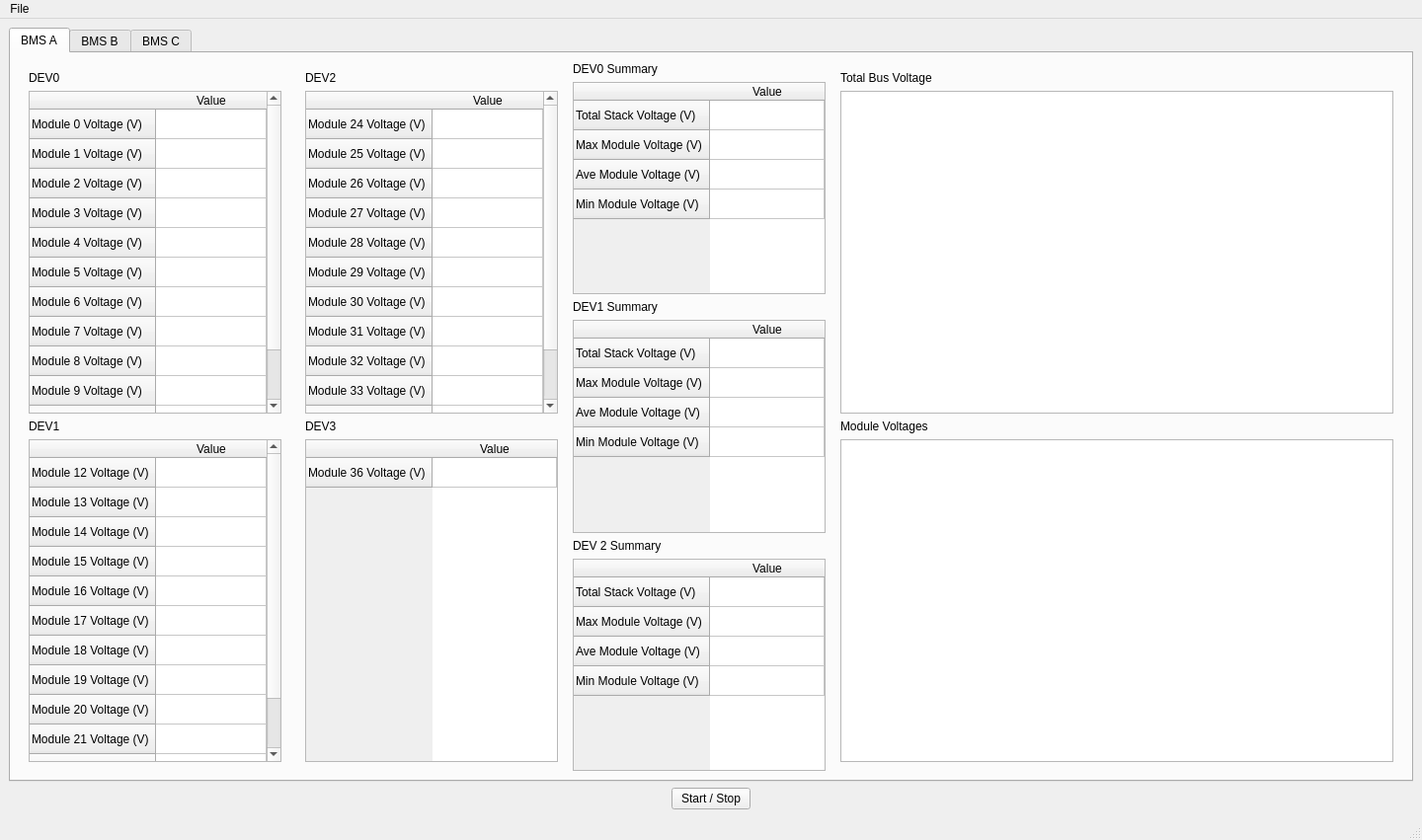
<?xml version="1.0" encoding="UTF-8"?>
<ui version="4.0">
 <class>MainWindow</class>
 <widget class="QMainWindow" name="MainWindow">
  <property name="geometry">
   <rect>
    <x>0</x>
    <y>0</y>
    <width>1440</width>
    <height>851</height>
   </rect>
  </property>
  <property name="windowTitle">
   <string>MainWindow</string>
  </property>
  <widget class="QWidget" name="centralwidget">
   <layout class="QVBoxLayout" name="verticalLayout_3">
    <item>
     <widget class="QTabWidget" name="tabWidget">
      <property name="currentIndex">
       <number>0</number>
      </property>
      <widget class="QWidget" name="bmsA">
       <attribute name="title">
        <string>BMS A</string>
       </attribute>
       <layout class="QHBoxLayout" name="horizontalLayout_2" stretch="0,0,0,1">
        <item>
         <widget class="QWidget" name="widget_2" native="true">
          <layout class="QVBoxLayout" name="verticalLayout">
           <item>
            <widget class="QLabel" name="name">
             <property name="text">
              <string>DEV0</string>
             </property>
            </widget>
           </item>
           <item>
            <widget class="QTableWidget" name="DEV0">
             <attribute name="horizontalHeaderStretchLastSection">
              <bool>true</bool>
             </attribute>
             <row>
              <property name="text">
               <string>Module 0 Voltage (V)</string>
              </property>
             </row>
             <row>
              <property name="text">
               <string>Module 1 Voltage (V)</string>
              </property>
             </row>
             <row>
              <property name="text">
               <string>Module 2 Voltage (V)</string>
              </property>
             </row>
             <row>
              <property name="text">
               <string>Module 3 Voltage (V)</string>
              </property>
             </row>
             <row>
              <property name="text">
               <string>Module 4 Voltage (V)</string>
              </property>
             </row>
             <row>
              <property name="text">
               <string>Module 5 Voltage (V)</string>
              </property>
             </row>
             <row>
              <property name="text">
               <string>Module 6 Voltage (V)</string>
              </property>
             </row>
             <row>
              <property name="text">
               <string>Module 7 Voltage (V)</string>
              </property>
             </row>
             <row>
              <property name="text">
               <string>Module 8 Voltage (V)</string>
              </property>
             </row>
             <row>
              <property name="text">
               <string>Module 9 Voltage (V)</string>
              </property>
             </row>
             <row>
              <property name="text">
               <string>Module 10 Voltage (V)</string>
              </property>
             </row>
             <row>
              <property name="text">
               <string>Module 11 Voltage (V)</string>
              </property>
             </row>
             <column>
              <property name="text">
               <string>Value</string>
              </property>
             </column>
            </widget>
           </item>
           <item>
            <widget class="QLabel" name="label">
             <property name="text">
              <string>DEV1</string>
             </property>
            </widget>
           </item>
           <item>
            <widget class="QTableWidget" name="DEV1">
             <attribute name="horizontalHeaderStretchLastSection">
              <bool>true</bool>
             </attribute>
             <row>
              <property name="text">
               <string>Module 12 Voltage (V)</string>
              </property>
             </row>
             <row>
              <property name="text">
               <string>Module 13 Voltage (V)</string>
              </property>
             </row>
             <row>
              <property name="text">
               <string>Module 14 Voltage (V)</string>
              </property>
             </row>
             <row>
              <property name="text">
               <string>Module 15 Voltage (V)</string>
              </property>
             </row>
             <row>
              <property name="text">
               <string>Module 16 Voltage (V)</string>
              </property>
             </row>
             <row>
              <property name="text">
               <string>Module 17 Voltage (V)</string>
              </property>
             </row>
             <row>
              <property name="text">
               <string>Module 18 Voltage (V)</string>
              </property>
             </row>
             <row>
              <property name="text">
               <string>Module 19 Voltage (V)</string>
              </property>
             </row>
             <row>
              <property name="text">
               <string>Module 20 Voltage (V)</string>
              </property>
             </row>
             <row>
              <property name="text">
               <string>Module 21 Voltage (V)</string>
              </property>
             </row>
             <row>
              <property name="text">
               <string>Module 22 Voltage (V)</string>
              </property>
             </row>
             <row>
              <property name="text">
               <string>Module 23 Voltage (V)</string>
              </property>
             </row>
             <column>
              <property name="text">
               <string>Value</string>
              </property>
             </column>
            </widget>
           </item>
          </layout>
         </widget>
        </item>
        <item>
         <widget class="QWidget" name="widget_3" native="true">
          <layout class="QVBoxLayout" name="verticalLayout_4">
           <item>
            <widget class="QLabel" name="name_3">
             <property name="text">
              <string>DEV2</string>
             </property>
            </widget>
           </item>
           <item>
            <widget class="QTableWidget" name="DEV2">
             <attribute name="horizontalHeaderStretchLastSection">
              <bool>true</bool>
             </attribute>
             <row>
              <property name="text">
               <string>Module 24 Voltage (V)</string>
              </property>
             </row>
             <row>
              <property name="text">
               <string>Module 25 Voltage (V)</string>
              </property>
             </row>
             <row>
              <property name="text">
               <string>Module 26 Voltage (V)</string>
              </property>
             </row>
             <row>
              <property name="text">
               <string>Module 27 Voltage (V)</string>
              </property>
             </row>
             <row>
              <property name="text">
               <string>Module 28 Voltage (V)</string>
              </property>
             </row>
             <row>
              <property name="text">
               <string>Module 29 Voltage (V)</string>
              </property>
             </row>
             <row>
              <property name="text">
               <string>Module 30 Voltage (V)</string>
              </property>
             </row>
             <row>
              <property name="text">
               <string>Module 31 Voltage (V)</string>
              </property>
             </row>
             <row>
              <property name="text">
               <string>Module 32 Voltage (V)</string>
              </property>
             </row>
             <row>
              <property name="text">
               <string>Module 33 Voltage (V)</string>
              </property>
             </row>
             <row>
              <property name="text">
               <string>Module 34 Voltage (V)</string>
              </property>
             </row>
             <row>
              <property name="text">
               <string>Module 35 Voltage (V)</string>
              </property>
             </row>
             <column>
              <property name="text">
               <string>Value</string>
              </property>
             </column>
            </widget>
           </item>
           <item>
            <widget class="QLabel" name="label_2">
             <property name="text">
              <string>DEV3</string>
             </property>
            </widget>
           </item>
           <item>
            <widget class="QTableWidget" name="DEV3">
             <attribute name="horizontalHeaderStretchLastSection">
              <bool>true</bool>
             </attribute>
             <row>
              <property name="text">
               <string>Module 36 Voltage (V)</string>
              </property>
             </row>
             <column>
              <property name="text">
               <string>Value</string>
              </property>
             </column>
            </widget>
           </item>
          </layout>
         </widget>
        </item>
        <item>
         <layout class="QVBoxLayout" name="verticalLayout_14">
          <item>
           <widget class="QLabel" name="label_14">
            <property name="text">
             <string>DEV0 Summary</string>
            </property>
           </widget>
          </item>
          <item>
           <widget class="QTableWidget" name="tableWidget_3">
            <attribute name="horizontalHeaderStretchLastSection">
             <bool>true</bool>
            </attribute>
            <row>
             <property name="text">
              <string>Total Stack Voltage (V)</string>
             </property>
            </row>
            <row>
             <property name="text">
              <string>Max Module Voltage (V)</string>
             </property>
            </row>
            <row>
             <property name="text">
              <string>Ave Module Voltage (V)</string>
             </property>
            </row>
            <row>
             <property name="text">
              <string>Min Module Voltage (V)</string>
             </property>
            </row>
            <column>
             <property name="text">
              <string>Value</string>
             </property>
            </column>
           </widget>
          </item>
          <item>
           <widget class="QLabel" name="label_15">
            <property name="text">
             <string>DEV1 Summary</string>
            </property>
           </widget>
          </item>
          <item>
           <widget class="QTableWidget" name="tableWidget_2">
            <attribute name="horizontalHeaderStretchLastSection">
             <bool>true</bool>
            </attribute>
            <row>
             <property name="text">
              <string>Total Stack Voltage (V)</string>
             </property>
            </row>
            <row>
             <property name="text">
              <string>Max Module Voltage (V)</string>
             </property>
            </row>
            <row>
             <property name="text">
              <string>Ave Module Voltage (V)</string>
             </property>
            </row>
            <row>
             <property name="text">
              <string>Min Module Voltage (V)</string>
             </property>
            </row>
            <column>
             <property name="text">
              <string>Value</string>
             </property>
            </column>
           </widget>
          </item>
          <item>
           <widget class="QLabel" name="label_16">
            <property name="text">
             <string>DEV 2 Summary</string>
            </property>
           </widget>
          </item>
          <item>
           <widget class="QTableWidget" name="tableWidget_4">
            <attribute name="horizontalHeaderStretchLastSection">
             <bool>true</bool>
            </attribute>
            <row>
             <property name="text">
              <string>Total Stack Voltage (V)</string>
             </property>
            </row>
            <row>
             <property name="text">
              <string>Max Module Voltage (V)</string>
             </property>
            </row>
            <row>
             <property name="text">
              <string>Ave Module Voltage (V)</string>
             </property>
            </row>
            <row>
             <property name="text">
              <string>Min Module Voltage (V)</string>
             </property>
            </row>
            <column>
             <property name="text">
              <string>Value</string>
             </property>
            </column>
           </widget>
          </item>
         </layout>
        </item>
        <item>
         <widget class="QWidget" name="widget" native="true">
          <layout class="QVBoxLayout" name="verticalLayout_2">
           <item>
            <widget class="QLabel" name="name_2">
             <property name="text">
              <string>Total Bus Voltage</string>
             </property>
            </widget>
           </item>
           <item>
            <widget class="PlotWidget" name="totalBusVoltage">
             <property name="accessibleName">
              <string>Total Bus Voltage (V)</string>
             </property>
             <property name="accessibleDescription">
              <string>Voltage,V</string>
             </property>
            </widget>
           </item>
           <item>
            <widget class="QLabel" name="label_3">
             <property name="text">
              <string>Module Voltages</string>
             </property>
            </widget>
           </item>
           <item>
            <widget class="PlotWidget" name="moduleVoltages">
             <property name="accessibleName">
              <string>DEV0 Max Module Voltage (V),DEV0 Ave Module Voltage (V),DEV0 Min Module Voltage (V)</string>
             </property>
             <property name="accessibleDescription">
              <string>Voltage,V</string>
             </property>
            </widget>
           </item>
          </layout>
         </widget>
        </item>
       </layout>
       <zorder>widget_2</zorder>
       <zorder>widget</zorder>
       <zorder>widget_3</zorder>
      </widget>
      <widget class="QWidget" name="bmsB">
       <attribute name="title">
        <string>BMS B</string>
       </attribute>
       <layout class="QGridLayout" name="gridLayout">
        <item row="0" column="0">
         <layout class="QVBoxLayout" name="verticalLayout_13">
          <item>
           <widget class="QLabel" name="label_11">
            <property name="text">
             <string>DEV0</string>
            </property>
           </widget>
          </item>
          <item>
           <widget class="QTableWidget" name="bDEV0">
            <attribute name="horizontalHeaderStretchLastSection">
             <bool>true</bool>
            </attribute>
            <attribute name="verticalHeaderStretchLastSection">
             <bool>true</bool>
            </attribute>
            <row>
             <property name="text">
              <string>Module 0 Temp (deg C)</string>
             </property>
            </row>
            <row>
             <property name="text">
              <string>Module 1 Temp (deg C)</string>
             </property>
            </row>
            <row>
             <property name="text">
              <string>Module 2 Temp (deg C)</string>
             </property>
            </row>
            <row>
             <property name="text">
              <string>Module 3 Temp (deg C)</string>
             </property>
            </row>
            <row>
             <property name="text">
              <string>Module 4 Temp (deg C)</string>
             </property>
            </row>
            <column>
             <property name="text">
              <string>Value</string>
             </property>
            </column>
           </widget>
          </item>
          <item>
           <widget class="QLabel" name="label_12">
            <property name="text">
             <string>DEV1</string>
            </property>
           </widget>
          </item>
          <item>
           <widget class="QTableWidget" name="bDEV1">
            <attribute name="horizontalHeaderStretchLastSection">
             <bool>true</bool>
            </attribute>
            <attribute name="verticalHeaderStretchLastSection">
             <bool>true</bool>
            </attribute>
            <row>
             <property name="text">
              <string>Module 5 Temp (deg C)</string>
             </property>
            </row>
            <row>
             <property name="text">
              <string>Module 6 Temp (deg C)</string>
             </property>
            </row>
            <row>
             <property name="text">
              <string>Module 7 Temp (deg C)</string>
             </property>
            </row>
            <row>
             <property name="text">
              <string>Module 8 Temp (deg C)</string>
             </property>
            </row>
            <row>
             <property name="text">
              <string>Module 9 Temp (deg C)</string>
             </property>
            </row>
            <column>
             <property name="text">
              <string>Value</string>
             </property>
            </column>
           </widget>
          </item>
          <item>
           <widget class="QLabel" name="label_13">
            <property name="text">
             <string>DEV2</string>
            </property>
           </widget>
          </item>
          <item>
           <widget class="QTableWidget" name="bDEV2">
            <attribute name="horizontalHeaderStretchLastSection">
             <bool>true</bool>
            </attribute>
            <attribute name="verticalHeaderStretchLastSection">
             <bool>true</bool>
            </attribute>
            <row>
             <property name="text">
              <string>Module 10 Temp (deg C)</string>
             </property>
            </row>
            <row>
             <property name="text">
              <string>Module 11 Temp (deg C)</string>
             </property>
            </row>
            <row>
             <property name="text">
              <string>Module 12 Temp (deg C)</string>
             </property>
            </row>
            <row>
             <property name="text">
              <string>Module 13 Temp (deg C)</string>
             </property>
            </row>
            <row>
             <property name="text">
              <string>Module 14 Temp (deg C)</string>
             </property>
            </row>
            <column>
             <property name="text">
              <string>Value</string>
             </property>
            </column>
           </widget>
          </item>
         </layout>
        </item>
        <item row="0" column="1">
         <layout class="QVBoxLayout" name="verticalLayout_12">
          <item>
           <widget class="QTableWidget" name="tableWidget">
            <attribute name="horizontalHeaderStretchLastSection">
             <bool>true</bool>
            </attribute>
            <attribute name="verticalHeaderStretchLastSection">
             <bool>true</bool>
            </attribute>
            <row>
             <property name="text">
              <string>Aux Temp 0 (deg C)</string>
             </property>
            </row>
            <row>
             <property name="text">
              <string>Aux Temp 1 (deg C)</string>
             </property>
            </row>
            <row>
             <property name="text">
              <string>Aux Temp 2 (deg C)</string>
             </property>
            </row>
            <row>
             <property name="text">
              <string>Aux Temp 3 (deg C)</string>
             </property>
            </row>
            <row>
             <property name="text">
              <string>Aux Temp 4 (deg C)</string>
             </property>
            </row>
            <row>
             <property name="text">
              <string>Aux Temp 5 (deg C)</string>
             </property>
            </row>
            <row>
             <property name="text">
              <string>Max Module Temp (deg C)</string>
             </property>
            </row>
            <row>
             <property name="text">
              <string>Ave Module Temp (deg C)</string>
             </property>
            </row>
            <row>
             <property name="text">
              <string>Min Module Temp (deg C)</string>
             </property>
            </row>
            <column>
             <property name="text">
              <string>Value</string>
             </property>
            </column>
           </widget>
          </item>
          <item>
           <widget class="QTableWidget" name="tableWidget_6">
            <attribute name="horizontalHeaderStretchLastSection">
             <bool>true</bool>
            </attribute>
            <attribute name="verticalHeaderStretchLastSection">
             <bool>true</bool>
            </attribute>
            <row>
             <property name="text">
              <string>Aux Temp 0 (deg C)</string>
             </property>
            </row>
            <row>
             <property name="text">
              <string>Aux Temp 1 (deg C)</string>
             </property>
            </row>
            <row>
             <property name="text">
              <string>Aux Temp 2 (deg C)</string>
             </property>
            </row>
            <row>
             <property name="text">
              <string>Aux Temp 3 (deg C)</string>
             </property>
            </row>
            <row>
             <property name="text">
              <string>Aux Temp 4 (deg C)</string>
             </property>
            </row>
            <row>
             <property name="text">
              <string>Aux Temp 5 (deg C)</string>
             </property>
            </row>
            <row>
             <property name="text">
              <string>Max Module Temp (deg C)</string>
             </property>
            </row>
            <row>
             <property name="text">
              <string>Ave Module Temp (deg C)</string>
             </property>
            </row>
            <row>
             <property name="text">
              <string>Min Module Temp (deg C)</string>
             </property>
            </row>
            <column>
             <property name="text">
              <string>Value</string>
             </property>
            </column>
           </widget>
          </item>
          <item>
           <widget class="QTableWidget" name="tableWidget_7">
            <attribute name="horizontalHeaderStretchLastSection">
             <bool>true</bool>
            </attribute>
            <attribute name="verticalHeaderStretchLastSection">
             <bool>true</bool>
            </attribute>
            <row>
             <property name="text">
              <string>Aux Temp 0 (deg C)</string>
             </property>
            </row>
            <row>
             <property name="text">
              <string>Aux Temp 1 (deg C)</string>
             </property>
            </row>
            <row>
             <property name="text">
              <string>Aux Temp 2 (deg C)</string>
             </property>
            </row>
            <row>
             <property name="text">
              <string>Aux Temp 3 (deg C)</string>
             </property>
            </row>
            <row>
             <property name="text">
              <string>Aux Temp 4 (deg C)</string>
             </property>
            </row>
            <row>
             <property name="text">
              <string>Aux Temp 5 (deg C)</string>
             </property>
            </row>
            <row>
             <property name="text">
              <string>Max Module Temp (deg C)</string>
             </property>
            </row>
            <row>
             <property name="text">
              <string>Ave Module Temp (deg C)</string>
             </property>
            </row>
            <row>
             <property name="text">
              <string>Min Module Temp (deg C)</string>
             </property>
            </row>
            <column>
             <property name="text">
              <string>Value</string>
             </property>
            </column>
           </widget>
          </item>
         </layout>
        </item>
        <item row="0" column="2">
         <layout class="QVBoxLayout" name="verticalLayout_11">
          <item>
           <widget class="QLabel" name="label_10">
            <property name="text">
             <string>Aux Temperatures</string>
            </property>
           </widget>
          </item>
          <item>
           <widget class="PlotWidget" name="auxTemp">
            <property name="accessibleName">
             <string>DEV0 Aux Temp 0 (deg C),DEV0 Aux Temp 1 (deg C),DEV0 Aux Temp 2 (deg C),DEV0 Aux Temp 3 (deg C),DEV0 Aux Temp 4 (deg C)</string>
            </property>
            <property name="accessibleDescription">
             <string>Tempurature,deg C</string>
            </property>
           </widget>
          </item>
          <item>
           <widget class="QLabel" name="label_17">
            <property name="text">
             <string>Module Temperatures</string>
            </property>
           </widget>
          </item>
          <item>
           <widget class="PlotWidget" name="moduleTemp">
            <property name="accessibleName">
             <string>DEV 0 Max Module Temp (deg C),DEV 0 Ave Module Temp (deg C),DEV 0 Min Module Temp (deg C)</string>
            </property>
            <property name="accessibleDescription">
             <string>Temperature,deg C</string>
            </property>
           </widget>
          </item>
         </layout>
        </item>
       </layout>
      </widget>
      <widget class="QWidget" name="bmsC">
       <attribute name="title">
        <string>BMS C</string>
       </attribute>
      </widget>
     </widget>
    </item>
    <item>
     <layout class="QHBoxLayout" name="horizontalLayout">
      <item>
       <spacer name="horizontalSpacer">
        <property name="orientation">
         <enum>Qt::Horizontal</enum>
        </property>
        <property name="sizeHint" stdset="0">
         <size>
          <width>40</width>
          <height>20</height>
         </size>
        </property>
       </spacer>
      </item>
      <item>
       <widget class="QPushButton" name="pushButton">
        <property name="text">
         <string>Start / Stop</string>
        </property>
       </widget>
      </item>
      <item>
       <spacer name="horizontalSpacer_2">
        <property name="orientation">
         <enum>Qt::Horizontal</enum>
        </property>
        <property name="sizeHint" stdset="0">
         <size>
          <width>40</width>
          <height>20</height>
         </size>
        </property>
       </spacer>
      </item>
     </layout>
    </item>
   </layout>
  </widget>
  <widget class="QMenuBar" name="menubar">
   <property name="geometry">
    <rect>
     <x>0</x>
     <y>0</y>
     <width>1440</width>
     <height>21</height>
    </rect>
   </property>
   <widget class="QMenu" name="menuFile">
    <property name="title">
     <string>File</string>
    </property>
    <addaction name="actionAbout"/>
    <addaction name="actionSettings"/>
   </widget>
   <addaction name="menuFile"/>
  </widget>
  <widget class="QStatusBar" name="statusbar"/>
  <action name="actionAbout">
   <property name="text">
    <string>About</string>
   </property>
  </action>
  <action name="actionSettings">
   <property name="text">
    <string>Settings</string>
   </property>
  </action>
 </widget>
 <customwidgets>
  <customwidget>
   <class>PlotWidget</class>
   <extends>QGraphicsView</extends>
   <header>pyqtgraph</header>
  </customwidget>
 </customwidgets>
 <resources/>
 <connections/>
</ui>
